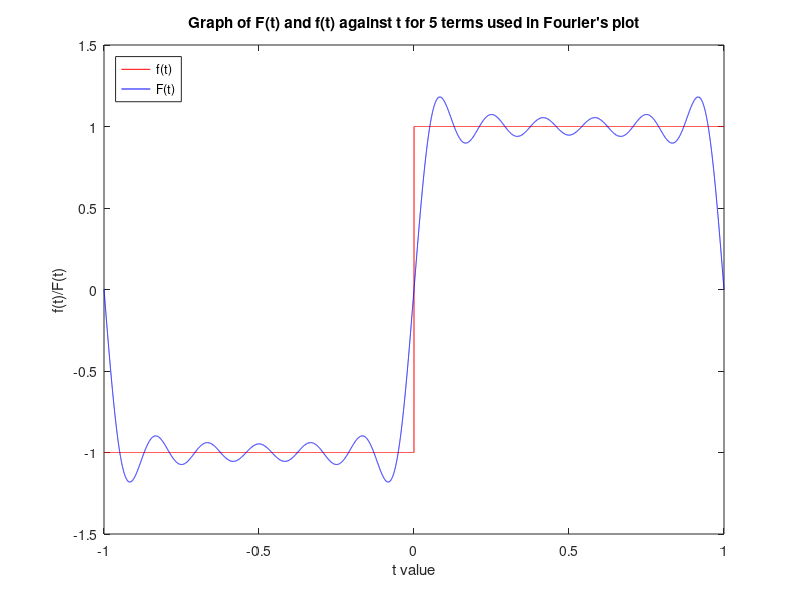

Write the MATLAB code that produced this figure.
% Name: Andrew Pang
% Date: 19 APR 2019  
% Task 3 :  Fourier series
clear all; close all; clc;    

%create a row vector time from -1 to 1
time = -1:0.0001:1;
% createempty vector ft
ft = [];

%for loop that runs through every value of time
for t = time
    
    %if time is less than 0 then ft = -1, 
    %elseif more than 0, ft = 1
    %else, ft = 0
    %the vector ft exapnds with the increasing new elements added to it
    %in the end vector size ft = vector size time
    if t < 0 
        ft = [ ft -1];
        
    elseif t > 0 
        ft = [ ft 1];
        
    else
        ft = [ ft 0];
        
    end
    
        
end

%promts the user for maximum number of input
n = input('Enter maximum number : ');
%calc is a cumulative counter
calc = 0;

%for loop that runs through all numbers between 0 and maximum number
%in each loop the answer is added to calc itself
for x = 0:1:n
    calc = calc + (1/(2*x+1))*sin(((2*x +1)*pi*time)/1);
    
end

%gets the final answer 
answer = (4*calc)/pi;

%plots a graph of f(t) against time (square wave fn)
plot(time,ft,'r-');
hold on;

%plots the graph of F(t) agaisnt time (Fourier's transform)
plot(time,answer,'b-');

%labels the axes, adds a legend and title
xlabel('t value');
ylabel('f(t)/F(t)');
legend('f(t)','F(t)','Location','northwest');
title(["Graph of F(t) and f(t) against t for ", num2str(n), " terms used in Fourier's plot"]);






